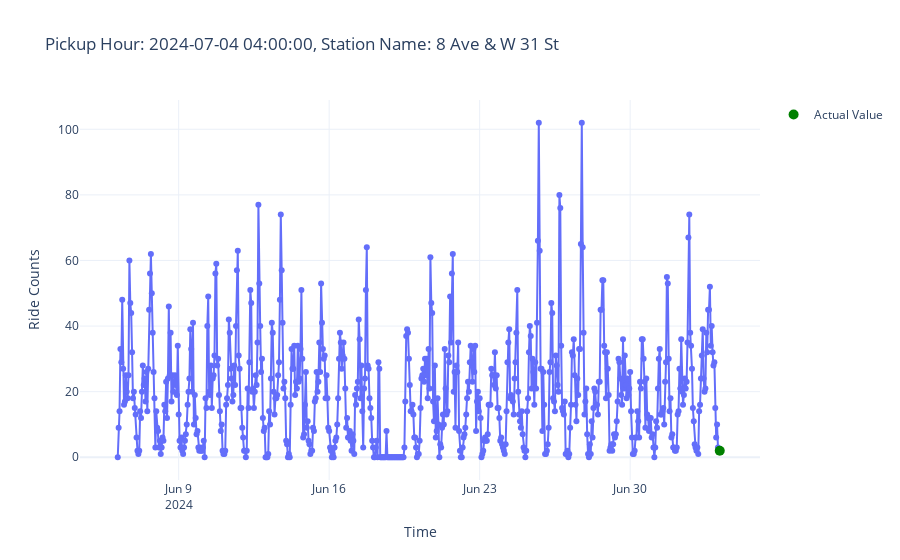

Notebook code for this chart:
### Code cell
# Plot the time series for the selected row
plot_aggregated_time_series(features, targets, row_id=row_id)

### Figure 1 — Plotly figure (JSON) as saved in the notebook; plotly's stock layout.template omitted (floating-point values rounded to 4 significant figures; data arrays with more than 128 entries replaced by an {"elided": "..."} marker saying what was removed)
{"data": [{"hovertemplate": "Time=%{x}<br>Ride Counts=%{y}<extra></extra>", "legendgroup": "", "line": {"color": "#636efa", "dash": "solid"}, "marker": {"symbol": "circle"}, "mode": "lines+markers", "name": "", "orientation": "v", "showlegend": false, "type": "scatter", "x": {"elided": "673 str values"}, "xaxis": "x", "y": {"elided": "673 int values"}, "yaxis": "y"}, {"line": {"color": "green"}, "marker": {"size": 10}, "mode": "markers", "name": "Actual Value", "type": "scatter", "x": ["2024-07-04T04:00:00"], "y": [2]}], "layout": {"legend": {"tracegroupgap": 0}, "title": {"text": "Pickup Hour: 2024-07-04 04:00:00, Station Name: 8 Ave & W 31 St"}, "xaxis": {"anchor": "y", "domain": [0, 1], "title": {"text": "Time"}}, "yaxis": {"anchor": "x", "domain": [0, 1], "title": {"text": "Ride Counts"}}}}
